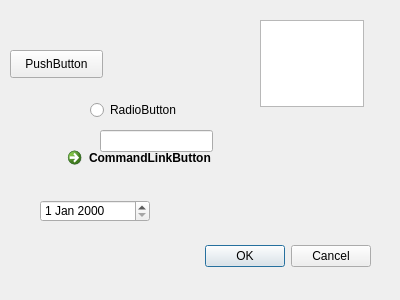
<?xml version="1.0" encoding="UTF-8"?>
<ui version="4.0">
 <class>ImageDialog</class>
 <widget class="QDialog" name="ImageDialog">
  <property name="geometry">
   <rect>
    <x>0</x>
    <y>0</y>
    <width>400</width>
    <height>300</height>
   </rect>
  </property>
  <property name="windowTitle">
   <string>Dialog</string>
  </property>
  <widget class="QDialogButtonBox" name="buttonBox">
   <property name="geometry">
    <rect>
     <x>30</x>
     <y>240</y>
     <width>341</width>
     <height>32</height>
    </rect>
   </property>
   <property name="orientation">
    <enum>Qt::Horizontal</enum>
   </property>
   <property name="standardButtons">
    <set>QDialogButtonBox::Cancel|QDialogButtonBox::Ok</set>
   </property>
  </widget>
  <widget class="QPushButton" name="pushButton">
   <property name="geometry">
    <rect>
     <x>10</x>
     <y>50</y>
     <width>93</width>
     <height>28</height>
    </rect>
   </property>
   <property name="text">
    <string>PushButton</string>
   </property>
  </widget>
  <widget class="QRadioButton" name="radioButton">
   <property name="geometry">
    <rect>
     <x>90</x>
     <y>100</y>
     <width>95</width>
     <height>20</height>
    </rect>
   </property>
   <property name="text">
    <string>RadioButton</string>
   </property>
  </widget>
  <widget class="QCommandLinkButton" name="commandLinkButton">
   <property name="geometry">
    <rect>
     <x>60</x>
     <y>140</y>
     <width>222</width>
     <height>48</height>
    </rect>
   </property>
   <property name="text">
    <string>CommandLinkButton</string>
   </property>
  </widget>
  <widget class="QLineEdit" name="lineEdit">
   <property name="geometry">
    <rect>
     <x>100</x>
     <y>130</y>
     <width>113</width>
     <height>22</height>
    </rect>
   </property>
  </widget>
  <widget class="QPlainTextEdit" name="plainTextEdit">
   <property name="geometry">
    <rect>
     <x>260</x>
     <y>20</y>
     <width>104</width>
     <height>87</height>
    </rect>
   </property>
  </widget>
  <widget class="QDateEdit" name="dateEdit">
   <property name="geometry">
    <rect>
     <x>40</x>
     <y>200</y>
     <width>110</width>
     <height>22</height>
    </rect>
   </property>
  </widget>
 </widget>
 <resources/>
 <connections>
  <connection>
   <sender>buttonBox</sender>
   <signal>accepted()</signal>
   <receiver>ImageDialog</receiver>
   <slot>accept()</slot>
   <hints>
    <hint type="sourcelabel">
     <x>248</x>
     <y>254</y>
    </hint>
    <hint type="destinationlabel">
     <x>157</x>
     <y>274</y>
    </hint>
   </hints>
  </connection>
  <connection>
   <sender>buttonBox</sender>
   <signal>rejected()</signal>
   <receiver>ImageDialog</receiver>
   <slot>reject()</slot>
   <hints>
    <hint type="sourcelabel">
     <x>316</x>
     <y>260</y>
    </hint>
    <hint type="destinationlabel">
     <x>286</x>
     <y>274</y>
    </hint>
   </hints>
  </connection>
 </connections>
</ui>
